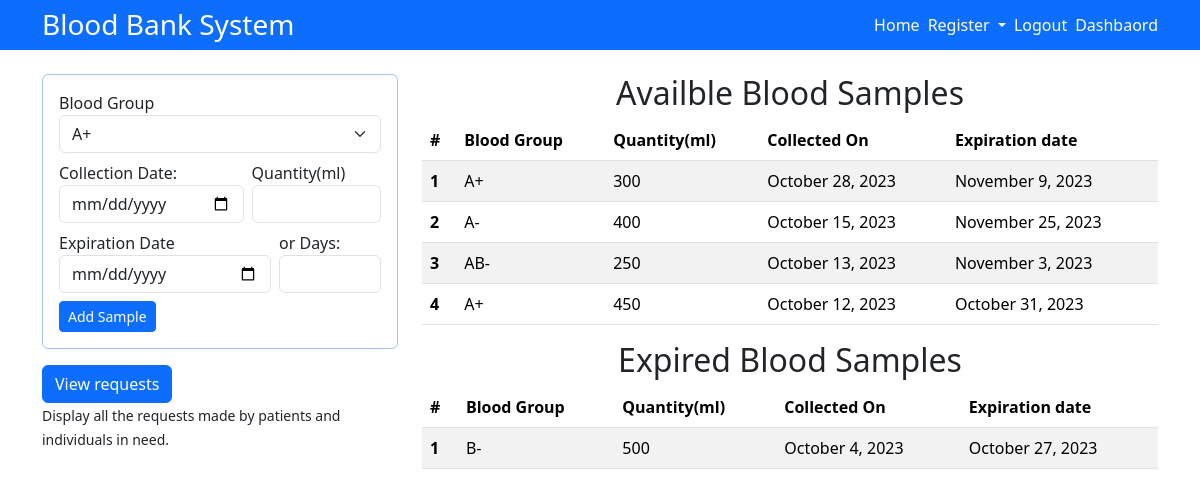
The page /hospital (signed in) on the database as committed earlier.
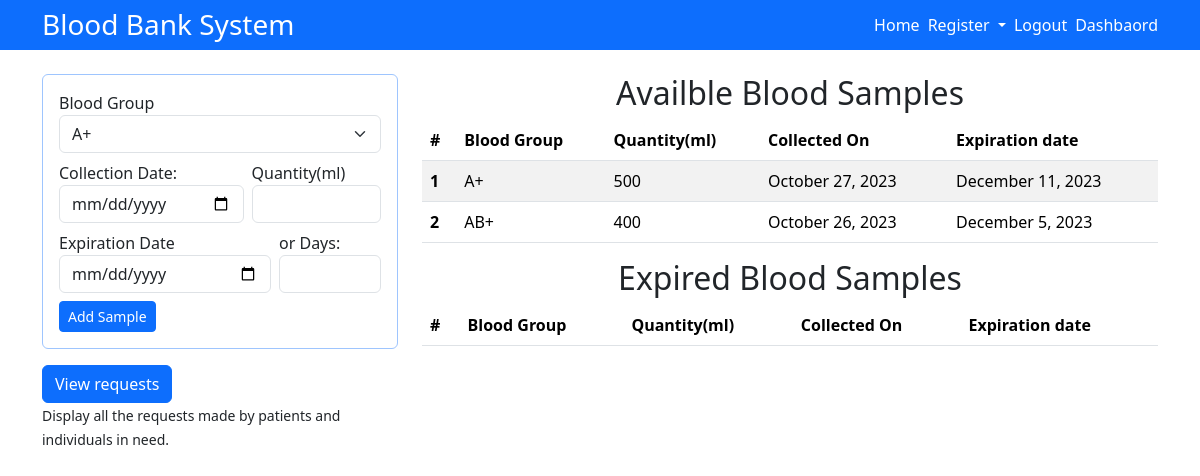
The same page on the database as committed later.
### tables this page shows
CREATE TABLE `blood_samples` (
  `id` int(11) NOT NULL,
  `blood_group` varchar(5) NOT NULL,
  `quantity_in_ml` int(11) NOT NULL,
  `collected_on` date NOT NULL,
  `expiration_date` date NOT NULL,
  `hospital_id` int(11) DEFAULT NULL,
  `date` timestamp NOT NULL DEFAULT current_timestamp()
);

### hospital/index.php (the view, shortened to what this page needs)
<?php
include_once('../templates/header.php');
require_once('../includes/dbh.inc.php');
$sql = "SELECT id, blood_group, quantity_in_ml, collected_on, expiration_date FROM blood_samples WHERE hospital_id = ?";
$stmt = mysqli_stmt_init($conn);
if (mysqli_stmt_prepare($stmt, $sql)) {
    mysqli_stmt_bind_param($stmt, "i", $_SESSION['id']);
    mysqli_stmt_execute($stmt);
    $result = mysqli_stmt_get_result($stmt);
}
$notExpiredSamples = array();
$expiredSamples = array();
while ($row = mysqli_fetch_assoc($result)) {
    $currentDate = new DateTime();
    $expirationDate = new DateTime($row['expiration_date']);
    if ($expirationDate >= $currentDate) {
        $notExpiredSamples[] = $row;
    } else {
        $expiredSamples[] = $row;
    }
}
?>
<section class="container">
    <div class="row">
        <div class="col-md-4">
            <form action="../includes/addBloodSample.inc.php" method="post"
                class="border border-primary-subtle rounded p-3">
                <div class="row mb-2">
                    <div class="col-md-12">
                        <label for="inputState">Blood Group</label>
                        <select id="inputState" class="form-select" name="blood_group">
                            <?php
                            $bloodGroups = array('A+', 'A-', 'B+', 'B-', 'AB+', 'AB-', 'O+', 'O-');
                            foreach ($bloodGroups as $group) {
                                echo "<option value='$group'>$group</option>";
                            }
                            ?>
                        </select>
                    </div>
                </div>
                <div class="row mb-2 gx-2">
                    <div class="col-md-7">
                        <label for="collectedOn">Collection Date:</label>
                        <input type="date" class="form-control" id="collectedOn" name="collectedOn"
                            onchange="disableExpirationDays()" required>
                    </div>
                    <div class="col-md-5">
                        <label for="quantity">Quantity(ml)</label>
                        <input type="number" class="form-control" id="quantity" name="quantity" required>
                    </div>
                </div>
                <div class="row mb-2 gx-2">
                    <div class="col-md-8">
                        <label for="expirationDate">Expiration Date</label>
                        <input type="date" class="form-control" id="expirationDate" name="expirationDate"
                            onchange="disableExpirationDays()">
                    </div>
                    <div class="col-md-4">
                        <label for="expirationDays">or Days:</label>
                        <input type="number" class="form-control" id="expirationDays" name="expirationDays"
                            onchange="disableExpirationDate()">
                    </div>
                </div>
                <button type="submit" class="btn btn-primary btn-sm" name="submit">Add Sample</button>
            </form>
            <a href="/hospital/requests.php" class="btn btn-primary mt-3">View requests</a>
            <div >
            <small >Display all the requests made by patients and individuals in need.</small>
            </div>
        </div>
        <div class="all-samples-box col">
            <h2>
                <center>Availble Blood Samples</center>
            </h2>
            <table class="table table-striped">
                <thead>
                    <tr>
                        <th scope="col">#</th>
                        <th scope="col">Blood Group</th>
                        <th scope="col">Quantity(ml)</th>
                        <th scope="col">Collected On</th>
                        <th scope="col">Expiration date</th>
                    </tr>
                </thead>
                <tbody>
                    <?php
                        $count = 1;
                        foreach ($notExpiredSamples as $row) {
                            ?>
                            <tr>
                                <th scope="row"><?= $count++ ?></th>
                                <td><?= $row['blood_group'] ?></td>
                                <td><?= $row['quantity_in_ml'] ?></td>
                                <td><?= date("F j, Y", strtotime($row['collected_on'])) ?></td>
                                <td><?= date("F j, Y", strtotime($row['expiration_date'])) ?></td>
                            </tr>
                            <?php
                        }
                    ?>
                </tbody>
            </table>
            <h2>
                <center>Expired Blood Samples</center>
            </h2>
            <table class="table table-striped">
                <thead>
                    <tr>
                        <th scope="col">#</th>
                        <th scope="col">Blood Group</th>
                        <th scope="col">Quantity(ml)</th>
                        <th scope="col">Collected On</th>
                        <th scope="col">Expiration date</th>
                    </tr>
                </thead>
                <tbody>
                    <?php
                        $count = 1;
                        foreach ($expiredSamples as $row) {
                            ?>
                            <tr>
                                <th scope="row"><?= $count++ ?></th>
                                <td><?= $row['blood_group'] ?></td>
                                <td><?= $row['quantity_in_ml'] ?></td>
                                <td><?= date("F j, Y", strtotime($row['collected_on'])) ?></td>
                                <td><?= date("F j, Y", strtotime($row['expiration_date'])) ?></td>
                            </tr>
                            <?php
                        }
                    ?>
                </tbody>
            </table>
            </div>
    </div>
</section>
<?php include_once('../templates/footer.php') ?>

### templates/header.php (shortened to what this page needs)
<!DOCTYPE html>
<html lang="en">
<head>
    <link href="https://cdn.jsdelivr.net/npm/bootstrap@5.3.2/dist/css/bootstrap.min.css" rel="stylesheet"
>
    <link rel="stylesheet" href="/styles/header.css">
</head>
<body>
    <main>
        <header class="mb-4 bg-primary text-white">
            <div class="container d-flex justify-content-between align-items-center">
                <h3 class="my-2">Blood Bank System</h3>
                <nav>
                    <ul class="list-unstyled m-0 d-flex gap-2">
                        <li><a href="/" class="text-white">Home</a></li>
                        <div class="dropdown">
                            <a class="text-white dropdown-toggle" href="#" role="button" data-bs-toggle="dropdown"
                                aria-expanded="false">
                                Register
                            </a>
                        </div>
                        <?php if (isset($_SESSION['userType'])): ?>
                            <li><a href='/includes/logout.inc.php' class="text-white">Logout</a></li>
                            <li><a href="/<?= $_SESSION['userType'] ?>" class="text-white">Dashbaord</a></li>
                        <?php endif; ?>
                    </ul>
                </nav>
            </div>
        </header>

### templates/footer.php (shortened to what this page needs)
        </main>
    </body>
</html>

### styles/header.css (style rules this page uses)
* { margin: 0px; padding: 0px; box-sizing: border-box; }
a { text-decoration: none; }

Rows that differ between the two databases and show on the page:
removed blood_samples: blood_group "A+", quantity_in_ml "300", collected_on "October 28, 2023", expiration_date "November 9, 2023", shown under "Availble Blood Samples"
removed blood_samples: blood_group "A-", quantity_in_ml "400", collected_on "October 15, 2023", expiration_date "November 25, 2023", shown under "Availble Blood Samples"
removed blood_samples: blood_group "AB-", quantity_in_ml "250", collected_on "October 13, 2023", expiration_date "November 3, 2023", shown under "Availble Blood Samples"
removed blood_samples: blood_group "A+", quantity_in_ml "450", collected_on "October 12, 2023", expiration_date "October 31, 2023", shown under "Availble Blood Samples"
removed blood_samples: blood_group "B-", quantity_in_ml "500", collected_on "October 4, 2023", expiration_date "October 27, 2023", shown under "Expired Blood Samples"
added blood_samples: blood_group "A+", quantity_in_ml "500", collected_on "October 27, 2023", expiration_date "December 11, 2023", shown under "Availble Blood Samples"
added blood_samples: blood_group "AB+", quantity_in_ml "400", collected_on "October 26, 2023", expiration_date "December 5, 2023", shown under "Availble Blood Samples"
